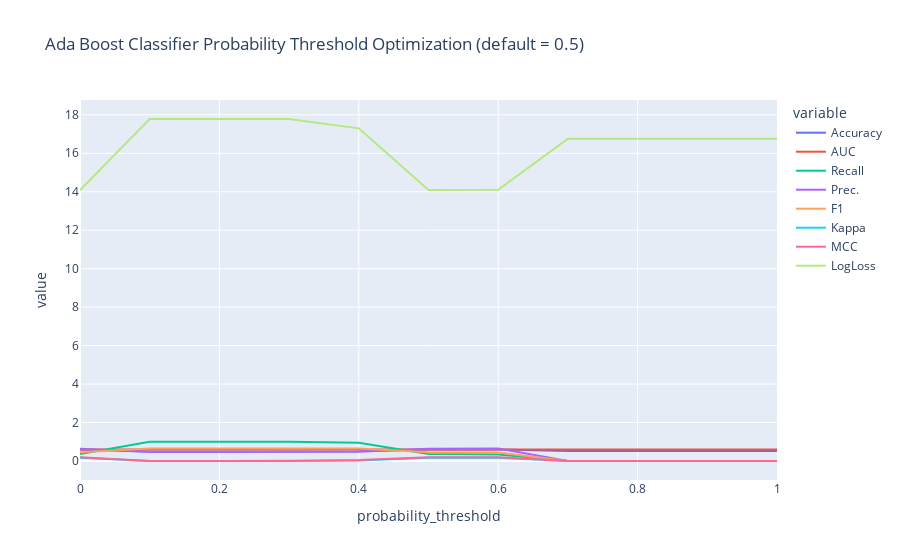

The notebook cell this image was saved under:
### Code cell
pc.optimize_threshold(calibrated_model, optimize = 'logloss');

### Figure 1 — Plotly figure (JSON) as saved in the notebook; plotly's stock layout.template omitted (floating-point values rounded to 4 significant figures)
{"data": [{"hovertemplate": "variable=Accuracy<br>probability_threshold=%{x}<br>value=%{y}<extra></extra>", "legendgroup": "Accuracy", "line": {"color": "#636efa", "dash": "solid"}, "marker": {"symbol": "circle"}, "mode": "lines", "name": "Accuracy", "orientation": "v", "showlegend": true, "type": "scatter", "x": [0, 0.1, 0.2, 0.3, 0.4, 0.5, 0.6, 0.7, 0.8, 0.9, 1], "xaxis": "x", "y": [0.5922, 0.4852, 0.4852, 0.4852, 0.4993, 0.5922, 0.5918, 0.5148, 0.5148, 0.5148, 0.5148], "yaxis": "y"}, {"hovertemplate": "variable=AUC<br>probability_threshold=%{x}<br>value=%{y}<extra></extra>", "legendgroup": "AUC", "line": {"color": "#EF553B", "dash": "solid"}, "marker": {"symbol": "circle"}, "mode": "lines", "name": "AUC", "orientation": "v", "showlegend": true, "type": "scatter", "x": [0, 0.1, 0.2, 0.3, 0.4, 0.5, 0.6, 0.7, 0.8, 0.9, 1], "xaxis": "x", "y": [0.6012, 0.6012, 0.6012, 0.6012, 0.6012, 0.6012, 0.6012, 0.6012, 0.6012, 0.6012, 0.6012], "yaxis": "y"}, {"hovertemplate": "variable=Recall<br>probability_threshold=%{x}<br>value=%{y}<extra></extra>", "legendgroup": "Recall", "line": {"color": "#00cc96", "dash": "solid"}, "marker": {"symbol": "circle"}, "mode": "lines", "name": "Recall", "orientation": "v", "showlegend": true, "type": "scatter", "x": [0, 0.1, 0.2, 0.3, 0.4, 0.5, 0.6, 0.7, 0.8, 0.9, 1], "xaxis": "x", "y": [0.3593, 1, 1, 1, 0.9523, 0.3593, 0.3375, 0, 0, 0, 0], "yaxis": "y"}, {"hovertemplate": "variable=Prec.<br>probability_threshold=%{x}<br>value=%{y}<extra></extra>", "legendgroup": "Prec.", "line": {"color": "#ab63fa", "dash": "solid"}, "marker": {"symbol": "circle"}, "mode": "lines", "name": "Prec.", "orientation": "v", "showlegend": true, "type": "scatter", "x": [0, 0.1, 0.2, 0.3, 0.4, 0.5, 0.6, 0.7, 0.8, 0.9, 1], "xaxis": "x", "y": [0.6427, 0.4852, 0.4852, 0.4852, 0.4917, 0.6427, 0.6537, 0, 0, 0, 0], "yaxis": "y"}, {"hovertemplate": "variable=F1<br>probability_threshold=%{x}<br>value=%{y}<extra></extra>", "legendgroup": "F1", "line": {"color": "#FFA15A", "dash": "solid"}, "marker": {"symbol": "circle"}, "mode": "lines", "name": "F1", "orientation": "v", "showlegend": true, "type": "scatter", "x": [0, 0.1, 0.2, 0.3, 0.4, 0.5, 0.6, 0.7, 0.8, 0.9, 1], "xaxis": "x", "y": [0.4608, 0.6533, 0.6533, 0.6533, 0.6485, 0.4608, 0.445, 0, 0, 0, 0], "yaxis": "y"}, {"hovertemplate": "variable=Kappa<br>probability_threshold=%{x}<br>value=%{y}<extra></extra>", "legendgroup": "Kappa", "line": {"color": "#19d3f3", "dash": "solid"}, "marker": {"symbol": "circle"}, "mode": "lines", "name": "Kappa", "orientation": "v", "showlegend": true, "type": "scatter", "x": [0, 0.1, 0.2, 0.3, 0.4, 0.5, 0.6, 0.7, 0.8, 0.9, 1], "xaxis": "x", "y": [0.1732, 0, 0, 0, 0.024, 0.1732, 0.1713, 0, 0, 0, 0], "yaxis": "y"}, {"hovertemplate": "variable=MCC<br>probability_threshold=%{x}<br>value=%{y}<extra></extra>", "legendgroup": "MCC", "line": {"color": "#FF6692", "dash": "solid"}, "marker": {"symbol": "circle"}, "mode": "lines", "name": "MCC", "orientation": "v", "showlegend": true, "type": "scatter", "x": [0, 0.1, 0.2, 0.3, 0.4, 0.5, 0.6, 0.7, 0.8, 0.9, 1], "xaxis": "x", "y": [0.1923, 0, 0, 0, 0.0521, 0.1923, 0.1949, 0, 0, 0, 0], "yaxis": "y"}, {"hovertemplate": "variable=LogLoss<br>probability_threshold=%{x}<br>value=%{y}<extra></extra>", "legendgroup": "LogLoss", "line": {"color": "#B6E880", "dash": "solid"}, "marker": {"symbol": "circle"}, "mode": "lines", "name": "LogLoss", "orientation": "v", "showlegend": true, "type": "scatter", "x": [0, 0.1, 0.2, 0.3, 0.4, 0.5, 0.6, 0.7, 0.8, 0.9, 1], "xaxis": "x", "y": [14.08, 17.78, 17.78, 17.78, 17.3, 14.08, 14.1, 16.76, 16.76, 16.76, 16.76], "yaxis": "y"}], "layout": {"legend": {"title": {"text": "variable"}, "tracegroupgap": 0}, "title": {"text": "Ada Boost Classifier Probability Threshold Optimization (default = 0.5)"}, "xaxis": {"anchor": "y", "domain": [0, 1], "title": {"text": "probability_threshold"}}, "yaxis": {"anchor": "x", "domain": [0, 1], "title": {"text": "value"}}}}
